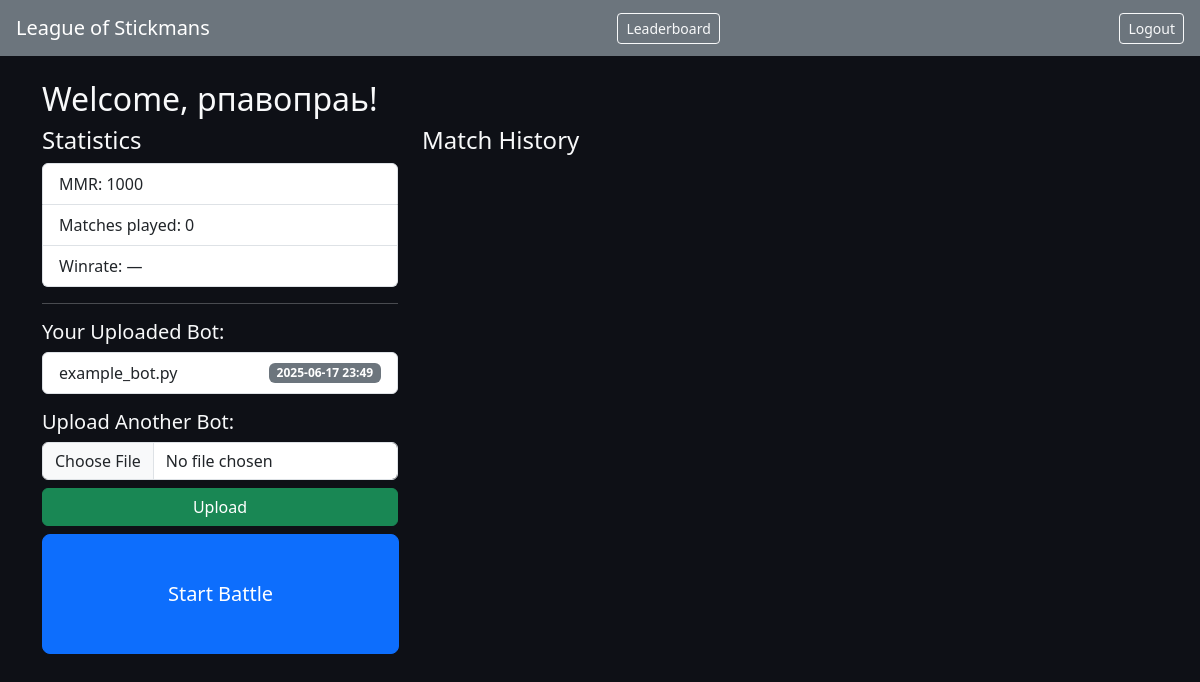
Screenshot of /profile (signed in) with the database file from the repository.
### db.py (models this page shows)
class User(Base, UserMixin):      # ← наследуем от UserMixin
    __tablename__ = "users"
    id = Column(Integer, primary_key=True)
    username = Column(String, unique=True, nullable=False)
    password_hash = Column(String, nullable=False)
    mmr = Column(Integer, default=1000)
    created = Column(DateTime, default=datetime.datetime.utcnow)

### app.py (models this page shows)
class Bot(db.Model):
    __tablename__ = 'bots'
    id          = db.Column(db.Integer, primary_key=True)
    user_id     = db.Column(db.Integer, db.ForeignKey('users.id'), nullable=False)
    filename    = db.Column(db.String(256), nullable=False)
    uploaded_at = db.Column(db.DateTime, default=datetime.datetime.utcnow)
    user = db.relationship('User', backref=db.backref('bots', lazy='dynamic'))

### app.py (the view)
@app.route('/profile')
def profile():
    uid = session.get('user_id')
    if not uid:
        return redirect(url_for('login'))
    user = User.query.get(uid)
    matches = []
    bots = Bot.query.filter_by(user_id=uid).order_by(Bot.uploaded_at.desc()).all()
    total = Match.query.filter(
        (Match.player1_id==uid) | (Match.player2_id==uid)
    ).count()
    wins  = Match.query.filter_by(winner_id=uid).count()
    winrate = f"{wins/total*100:.1f}%" if total>0 else "—"
    history = Match.query.filter(
        (Match.player1_id==uid) | (Match.player2_id==uid)
    ).order_by(Match.timestamp.desc()).all()
    return render_template('profile.html',
                           user=user,
                           total_matches=total,
                           winrate=winrate,
                           history=history,
                           bots = bots)

### templates/profile.html
{% extends "layout.html" %}
{% block content %}
  <h2>Welcome, {{ user.username }}!</h2>
  <div class="row">
    <div class="col-md-4">
      <h4>Statistics</h4>
      <ul class="list-group">
        <li class="list-group-item">MMR: {{ user.mmr }}</li>
        <li class="list-group-item">Matches played: {{ total_matches }}</li>
        <li class="list-group-item">Winrate: {{ winrate }}</li>
      </ul>
      <hr>
      {% if bots and bots|length > 0 %}
    <h5>Your Uploaded Bot{{ 's' if bots|length > 1 else '' }}:</h5>
    <ul class="list-group mb-3">
      {% for bot in bots %}
        <li class="list-group-item d-flex justify-content-between align-items-center">
          {{ bot.filename }}
          <span class="badge bg-secondary">{{ bot.uploaded_at.strftime("%Y-%m-%d %H:%M") }}</span>
        </li>
      {% endfor %}
    </ul>
  {% endif %}
  <form action="{{ url_for('upload_bot') }}" method="post" enctype="multipart/form-data">
    <h5>{{ 'Upload Another Bot' if bots else 'Upload Your Bot' }}:</h5>
    <input type="file" name="botfile" accept=".py" class="form-control mb-2">
<button class="btn btn-success w-100 mb-2">Upload</button>
  </form>
    </div>
    <div class="col-md-8">
      <h4>Match History</h4>
    </div>
  </div>
<div class="d-grid mb-3">
  <form action="{{ url_for('battle') }}" method="post" style="display:inline">
  <button type="submit"
          class="btn btn-primary btn-lg"
          style="width:32%; height:120px;">
    Start Battle
  </button>
</div>
{% endblock %}

### templates/layout.html (style rules this page uses)
body { background:#0e1016; color:#f8f9fa; }

### rows the page displays
User: username "рпавопраь", mmr "1000"
Bot: filename "example_bot.py", uploaded_at "2025-06-17 23:49"

### other values shown
{{ total_matches }} "0"
{{ winrate }} "—"
{{ 'Upload Another Bot' if bots else 'Upload Your Bot' }} "Upload Another Bot"
